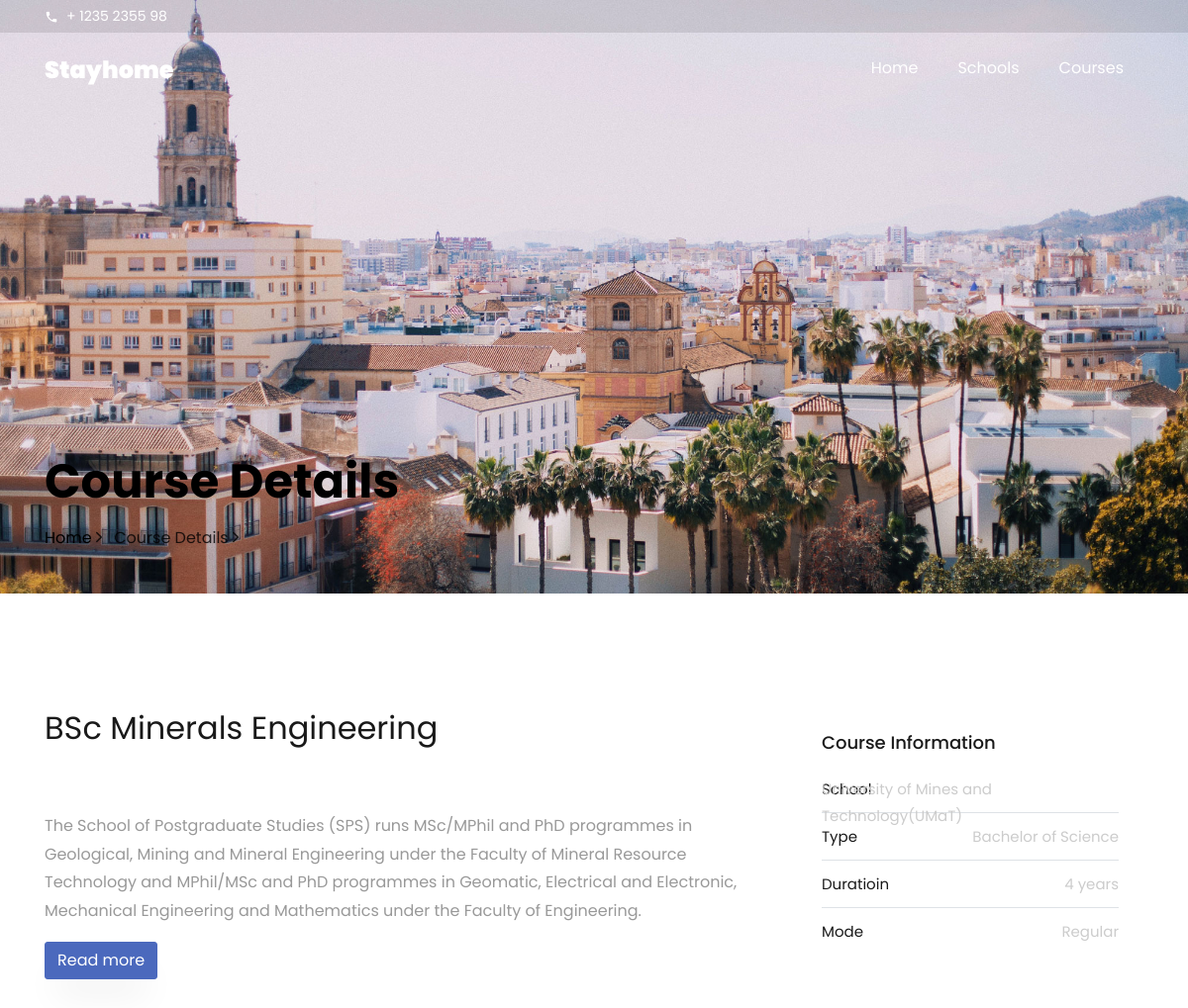
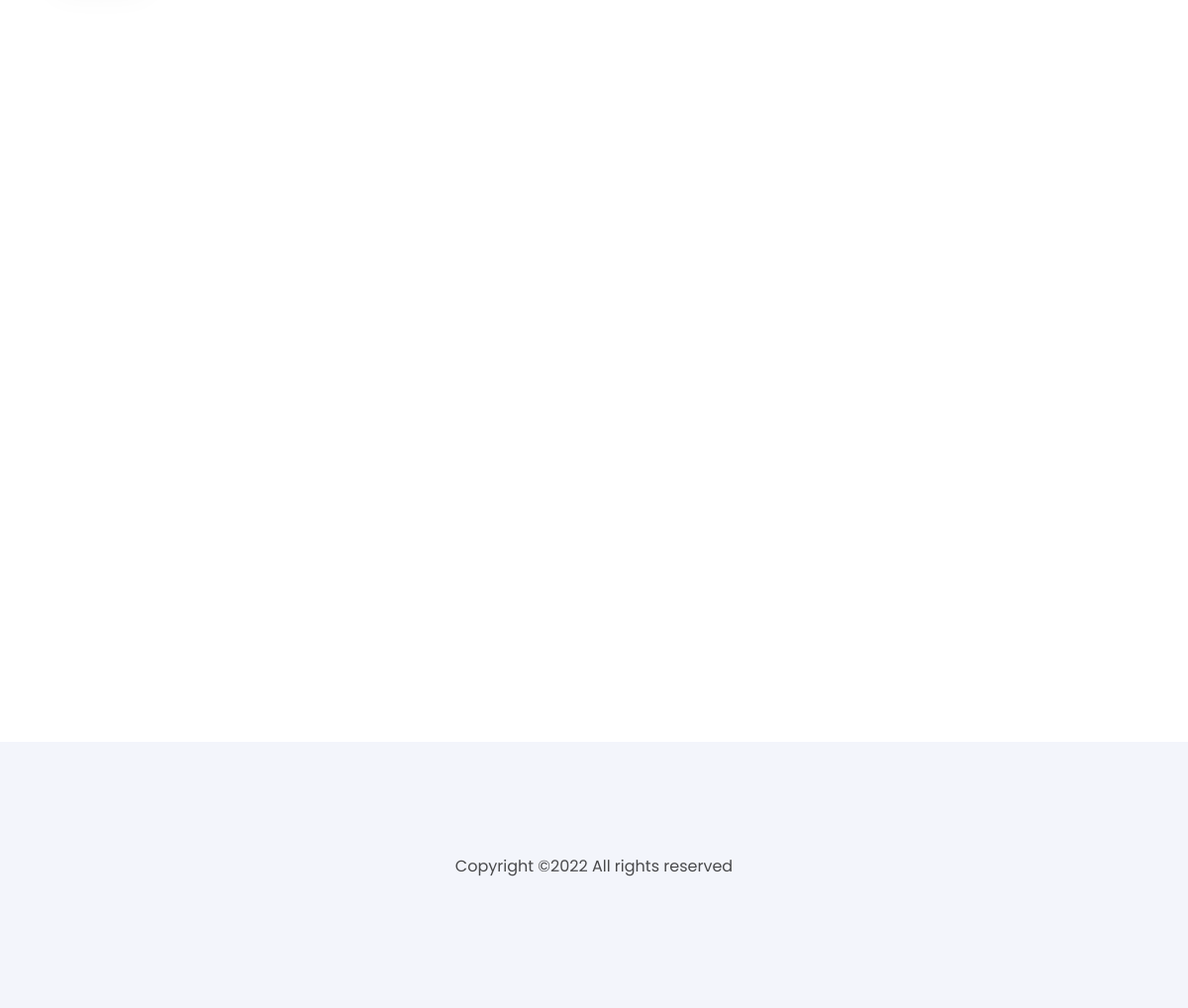
/course-details?cid=6&type=Degree, run on the app's committed database (2 pictures, top to bottom).
### GES/models.py (models this page shows, shortened)
class degree_programs(models.Model):
    name = models.CharField(max_length=200,null=True,blank=True)
    school = models.ForeignKey(school,on_delete=models.CASCADE,null=True)
    type = models.CharField( max_length=50,blank=True,null=True)
    d_type = models.ForeignKey(degree_type,on_delete=models.CASCADE,null=True,blank=True)
    image = models.ImageField(default="media/uni2.png")
    duration = models.CharField(max_length=50,null=True,blank=True)
    department = models.CharField(max_length=50,null=True,blank=True)
    mode = models.CharField(max_length=50,null=True,blank=True)
    about = models.CharField(max_length=2000,null=True,blank=True)
    readmore = models.CharField(max_length=200,null=True,blank=True)

class school(models.Model):
    name = models.CharField(max_length=200,blank=True,null=True)
    desc = models.CharField(max_length=1000,blank=True,null=True)
    school_type = models.CharField(max_length=200,blank=True,null=True)
    location = models.CharField(max_length=200,blank=True,null=True)
    website = models.CharField(max_length=200,blank=True,null=True)
    image = models.ImageField(default="media/uni1.png")

### GES/views.py (the view)
# urls.py: path('course-details',views.course_details,name="course_details"),
def course_details(request):
    context={}
    if "cid" in request.GET:
        cid = request.GET["cid"]
        ty = request.GET["type"]
        if ty=="Degree":
            cou = degree_programs.objects.get(id=cid)
            context["course"] = cou
            others = degree_programs.objects.all().exclude(name=cou.name)[:5]
            context["others"] = others
        elif ty=="HND":
            cou = hnd_programs.objects.get(id=cid)
            context["course"] = cou
            others = hnd_programs.objects.all().exclude(name=cou.name)[:5]
            context["others"] = others
        elif ty=="Diploma":
            cou = diploma_programs.objects.get(id=cid)
            context["course"] = cou
            others = diploma_programs.objects.all().exclude(name=cou.name)[:5]
            context["others"] = others
        else:
            pass
    return render(request,"course-details.html",context)

### GES/templates/course-details.html (shortened to what this page needs)
<!DOCTYPE html>
<html lang="en">
<head>
<link rel="stylesheet" href="/static/css/main.css" />
</head>
<body data-spy="scroll" data-target=".site-navbar-target" data-offset="300">
<div class="py-1 bg-black top">
<div class="container">
<div class="row no-gutters d-flex align-items-start align-items-center px-md-0">
<div class="col-lg-12 d-block">
<div class="row d-flex">
<div class="col-md pr-4 d-flex topper align-items-center">
<div class="icon mr-2 d-flex justify-content-center align-items-center"><span class="icon-phone2"></span></div>
<span class="text">+ 1235 2355 98</span>
</div>
</div>
</div>
</div>
</div>
</div>
<nav class="navbar navbar-expand-lg navbar-dark ftco_navbar bg-dark ftco-navbar-light site-navbar-target" id="ftco-navbar">
<div class="container">
<a class="navbar-brand" href="{% url 'home' %}">Stayhome</a>
<div class="collapse navbar-collapse" id="ftco-nav">
<ul class="navbar-nav nav ml-auto">
<li class="nav-item"><a href="{% url 'home' %}" class="nav-link"><span>Home</span></a></li>
<li class="nav-item"><a href="{% url 'schools' %}" class="nav-link"><span>Schools</span></a></li>
<li class="nav-item"><a href="{% url 'courses' %}" class="nav-link"><span>Courses</span></a></li>
</ul>
</div>
</div>
</nav>
<section class="hero-wrap hero-wrap-2" style="background-image:url(/static/images/xbg_3.jpg.pagespeed.ic.7IA_jUd7KR.jpg)" data-stellar-background-ratio="0.5">
<div class="container">
<div class="row no-gutters slider-text align-items-end justify-content-start">
<div class="col-md-9 ftco-animate pb-4">
<h1 class="mb-3 bread">Course Details</h1>
<p class="breadcrumbs"><span class="mr-2"><a href="{% url 'home' %}">Home <i class="ion-ios-arrow-forward"></i></a></span> <span>Course Details <i class="ion-ios-arrow-forward"></i></span></p>
</div>
</div>
</div>
</section>
<section class="ftco-section">
<div class="container">
<div class="row">
<div class="col-lg-8 ftco-animate">
<h2 class="mb-3">{{course.name}}</h2>
<p>
</p>
<p>{{course.about}}</p>
{% if course.readmore %}
<div class="form-field">
<a href="{{course.readmore}}"><input type="submit" value="Read more" class=" btn btn-primary"></a>
</div>
{% endif %}
</div>
<div class="col-lg-4 sidebar ftco-animate">
<div class="sidebar-box ftco-animate">
<h3 class="heading-sidebar">Course Information</h3>
<ul class="categories">
{% if course.school %}
<li><a href="#">School <span>{{course.school.name}}</span></a></li>
{% endif %}
{% if course.type %}
<li><a href="#">Type <span>{{course.type}}</span></a></li>
{% endif %}
{% if course.duration %}
<li><a href="#">Duratioin <span>{{course.duration}}</span></a></li>
{% endif %}
{% if course.mode %}
<li><a href="#">Mode <span>{{course.mode}}</span></a></li>
{% endif %}
</ul>
</div>
</div>
</div>
</div>
</section>
<footer class="ftco-footer ftco-section">
<div class="container-fluid px-md-5">
<div class="row">
<div class="col-md-12 text-center">
<p>
Copyright &copy;<script data-cfasync="false" src="static/js/email-decode.min.js"></script><script>document.write(new Date().getFullYear());</script> All rights reserved
</p>
</div>
</div>
</div>
</footer>
</body>
</html>

### data on the page
degree_programs: name "BSc Minerals Engineering", about "The School of Postgraduate Studies (SPS) runs MSc/MPhil and PhD programmes in Geological, Mining and Mineral Engineering under the Faculty of Mineral Resource Technology and MPhil/MSc and PhD programmes in Geomatic, Electrical and Electronic, Mechanical Engineering and Mathematics under the Faculty of Engineering.", school.name "University of Mines and Technology(UMaT)", type "Bachelor of Science", duration "4 years", mode "Regular"
